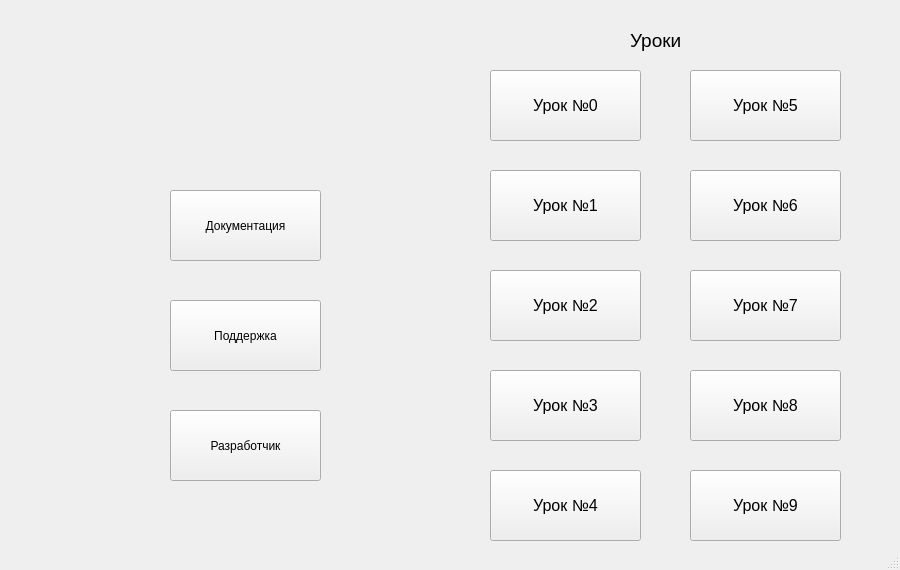
<?xml version="1.0" encoding="UTF-8"?>
<ui version="4.0">
 <class>MainWindow</class>
 <widget class="QMainWindow" name="MainWindow">
  <property name="geometry">
   <rect>
    <x>0</x>
    <y>0</y>
    <width>900</width>
    <height>570</height>
   </rect>
  </property>
  <property name="sizeIncrement">
   <size>
    <width>0</width>
    <height>4</height>
   </size>
  </property>
  <property name="mouseTracking">
   <bool>false</bool>
  </property>
  <property name="windowTitle">
   <string>SchoolBell</string>
  </property>
  <property name="autoFillBackground">
   <bool>false</bool>
  </property>
  <widget class="QWidget" name="centralwidget">
   <widget class="QPushButton" name="les0">
    <property name="enabled">
     <bool>true</bool>
    </property>
    <property name="geometry">
     <rect>
      <x>490</x>
      <y>70</y>
      <width>151</width>
      <height>71</height>
     </rect>
    </property>
    <property name="font">
     <font>
      <pointsize>12</pointsize>
     </font>
    </property>
    <property name="mouseTracking">
     <bool>true</bool>
    </property>
    <property name="focusPolicy">
     <enum>Qt::StrongFocus</enum>
    </property>
    <property name="text">
     <string>Урок №0</string>
    </property>
    <property name="iconSize">
     <size>
      <width>18</width>
      <height>18</height>
     </size>
    </property>
    <property name="autoDefault">
     <bool>false</bool>
    </property>
    <property name="default">
     <bool>false</bool>
    </property>
    <property name="flat">
     <bool>false</bool>
    </property>
   </widget>
   <widget class="QPushButton" name="les1">
    <property name="enabled">
     <bool>true</bool>
    </property>
    <property name="geometry">
     <rect>
      <x>490</x>
      <y>170</y>
      <width>151</width>
      <height>71</height>
     </rect>
    </property>
    <property name="font">
     <font>
      <pointsize>12</pointsize>
     </font>
    </property>
    <property name="mouseTracking">
     <bool>true</bool>
    </property>
    <property name="focusPolicy">
     <enum>Qt::StrongFocus</enum>
    </property>
    <property name="text">
     <string>Урок №1</string>
    </property>
    <property name="iconSize">
     <size>
      <width>18</width>
      <height>18</height>
     </size>
    </property>
    <property name="autoDefault">
     <bool>false</bool>
    </property>
    <property name="default">
     <bool>false</bool>
    </property>
    <property name="flat">
     <bool>false</bool>
    </property>
   </widget>
   <widget class="QPushButton" name="les2">
    <property name="enabled">
     <bool>true</bool>
    </property>
    <property name="geometry">
     <rect>
      <x>490</x>
      <y>270</y>
      <width>151</width>
      <height>71</height>
     </rect>
    </property>
    <property name="font">
     <font>
      <pointsize>12</pointsize>
     </font>
    </property>
    <property name="mouseTracking">
     <bool>true</bool>
    </property>
    <property name="focusPolicy">
     <enum>Qt::StrongFocus</enum>
    </property>
    <property name="text">
     <string>Урок №2</string>
    </property>
    <property name="iconSize">
     <size>
      <width>18</width>
      <height>18</height>
     </size>
    </property>
    <property name="autoDefault">
     <bool>false</bool>
    </property>
    <property name="default">
     <bool>false</bool>
    </property>
    <property name="flat">
     <bool>false</bool>
    </property>
   </widget>
   <widget class="QPushButton" name="les3">
    <property name="enabled">
     <bool>true</bool>
    </property>
    <property name="geometry">
     <rect>
      <x>490</x>
      <y>370</y>
      <width>151</width>
      <height>71</height>
     </rect>
    </property>
    <property name="font">
     <font>
      <pointsize>12</pointsize>
     </font>
    </property>
    <property name="mouseTracking">
     <bool>true</bool>
    </property>
    <property name="focusPolicy">
     <enum>Qt::StrongFocus</enum>
    </property>
    <property name="text">
     <string>Урок №3</string>
    </property>
    <property name="iconSize">
     <size>
      <width>18</width>
      <height>18</height>
     </size>
    </property>
    <property name="autoDefault">
     <bool>false</bool>
    </property>
    <property name="default">
     <bool>false</bool>
    </property>
    <property name="flat">
     <bool>false</bool>
    </property>
   </widget>
   <widget class="QPushButton" name="les4">
    <property name="enabled">
     <bool>true</bool>
    </property>
    <property name="geometry">
     <rect>
      <x>490</x>
      <y>470</y>
      <width>151</width>
      <height>71</height>
     </rect>
    </property>
    <property name="font">
     <font>
      <pointsize>12</pointsize>
     </font>
    </property>
    <property name="mouseTracking">
     <bool>true</bool>
    </property>
    <property name="focusPolicy">
     <enum>Qt::StrongFocus</enum>
    </property>
    <property name="text">
     <string>Урок №4</string>
    </property>
    <property name="iconSize">
     <size>
      <width>18</width>
      <height>18</height>
     </size>
    </property>
    <property name="autoDefault">
     <bool>false</bool>
    </property>
    <property name="default">
     <bool>false</bool>
    </property>
    <property name="flat">
     <bool>false</bool>
    </property>
   </widget>
   <widget class="QLabel" name="lesson">
    <property name="geometry">
     <rect>
      <x>630</x>
      <y>20</y>
      <width>61</width>
      <height>41</height>
     </rect>
    </property>
    <property name="font">
     <font>
      <pointsize>14</pointsize>
     </font>
    </property>
    <property name="text">
     <string>Уроки</string>
    </property>
   </widget>
   <widget class="QPushButton" name="les5">
    <property name="enabled">
     <bool>true</bool>
    </property>
    <property name="geometry">
     <rect>
      <x>690</x>
      <y>70</y>
      <width>151</width>
      <height>71</height>
     </rect>
    </property>
    <property name="font">
     <font>
      <pointsize>12</pointsize>
     </font>
    </property>
    <property name="mouseTracking">
     <bool>true</bool>
    </property>
    <property name="focusPolicy">
     <enum>Qt::StrongFocus</enum>
    </property>
    <property name="text">
     <string>Урок №5</string>
    </property>
    <property name="iconSize">
     <size>
      <width>18</width>
      <height>18</height>
     </size>
    </property>
    <property name="autoDefault">
     <bool>false</bool>
    </property>
    <property name="default">
     <bool>false</bool>
    </property>
    <property name="flat">
     <bool>false</bool>
    </property>
   </widget>
   <widget class="QPushButton" name="les6">
    <property name="enabled">
     <bool>true</bool>
    </property>
    <property name="geometry">
     <rect>
      <x>690</x>
      <y>170</y>
      <width>151</width>
      <height>71</height>
     </rect>
    </property>
    <property name="font">
     <font>
      <pointsize>12</pointsize>
     </font>
    </property>
    <property name="mouseTracking">
     <bool>true</bool>
    </property>
    <property name="focusPolicy">
     <enum>Qt::StrongFocus</enum>
    </property>
    <property name="text">
     <string>Урок №6</string>
    </property>
    <property name="iconSize">
     <size>
      <width>18</width>
      <height>18</height>
     </size>
    </property>
    <property name="autoDefault">
     <bool>false</bool>
    </property>
    <property name="default">
     <bool>false</bool>
    </property>
    <property name="flat">
     <bool>false</bool>
    </property>
   </widget>
   <widget class="QPushButton" name="les7">
    <property name="enabled">
     <bool>true</bool>
    </property>
    <property name="geometry">
     <rect>
      <x>690</x>
      <y>270</y>
      <width>151</width>
      <height>71</height>
     </rect>
    </property>
    <property name="font">
     <font>
      <pointsize>12</pointsize>
     </font>
    </property>
    <property name="mouseTracking">
     <bool>true</bool>
    </property>
    <property name="focusPolicy">
     <enum>Qt::StrongFocus</enum>
    </property>
    <property name="text">
     <string>Урок №7</string>
    </property>
    <property name="iconSize">
     <size>
      <width>18</width>
      <height>18</height>
     </size>
    </property>
    <property name="autoDefault">
     <bool>false</bool>
    </property>
    <property name="default">
     <bool>false</bool>
    </property>
    <property name="flat">
     <bool>false</bool>
    </property>
   </widget>
   <widget class="QPushButton" name="les8">
    <property name="enabled">
     <bool>true</bool>
    </property>
    <property name="geometry">
     <rect>
      <x>690</x>
      <y>370</y>
      <width>151</width>
      <height>71</height>
     </rect>
    </property>
    <property name="font">
     <font>
      <pointsize>12</pointsize>
     </font>
    </property>
    <property name="mouseTracking">
     <bool>true</bool>
    </property>
    <property name="focusPolicy">
     <enum>Qt::StrongFocus</enum>
    </property>
    <property name="text">
     <string>Урок №8</string>
    </property>
    <property name="iconSize">
     <size>
      <width>18</width>
      <height>18</height>
     </size>
    </property>
    <property name="autoDefault">
     <bool>false</bool>
    </property>
    <property name="default">
     <bool>false</bool>
    </property>
    <property name="flat">
     <bool>false</bool>
    </property>
   </widget>
   <widget class="QPushButton" name="les9">
    <property name="enabled">
     <bool>true</bool>
    </property>
    <property name="geometry">
     <rect>
      <x>690</x>
      <y>470</y>
      <width>151</width>
      <height>71</height>
     </rect>
    </property>
    <property name="font">
     <font>
      <pointsize>12</pointsize>
     </font>
    </property>
    <property name="mouseTracking">
     <bool>true</bool>
    </property>
    <property name="focusPolicy">
     <enum>Qt::StrongFocus</enum>
    </property>
    <property name="text">
     <string>Урок №9</string>
    </property>
    <property name="iconSize">
     <size>
      <width>18</width>
      <height>18</height>
     </size>
    </property>
    <property name="autoDefault">
     <bool>false</bool>
    </property>
    <property name="default">
     <bool>false</bool>
    </property>
    <property name="flat">
     <bool>false</bool>
    </property>
   </widget>
   <widget class="QPushButton" name="developer">
    <property name="geometry">
     <rect>
      <x>170</x>
      <y>410</y>
      <width>151</width>
      <height>71</height>
     </rect>
    </property>
    <property name="text">
     <string>Разработчик</string>
    </property>
   </widget>
   <widget class="QLabel" name="logo">
    <property name="geometry">
     <rect>
      <x>40</x>
      <y>30</y>
      <width>411</width>
      <height>161</height>
     </rect>
    </property>
    <property name="font">
     <font>
      <italic>false</italic>
     </font>
    </property>
    <property name="text">
     <string/>
    </property>
    <property name="pixmap">
     <pixmap>../../../Pictures/logo.png</pixmap>
    </property>
   </widget>
   <widget class="QPushButton" name="support">
    <property name="geometry">
     <rect>
      <x>170</x>
      <y>300</y>
      <width>151</width>
      <height>71</height>
     </rect>
    </property>
    <property name="text">
     <string>Поддержка</string>
    </property>
   </widget>
   <widget class="QPushButton" name="dock">
    <property name="geometry">
     <rect>
      <x>170</x>
      <y>190</y>
      <width>151</width>
      <height>71</height>
     </rect>
    </property>
    <property name="text">
     <string>Документация</string>
    </property>
   </widget>
  </widget>
  <widget class="QStatusBar" name="statusbar"/>
 </widget>
 <resources/>
 <connections/>
</ui>
